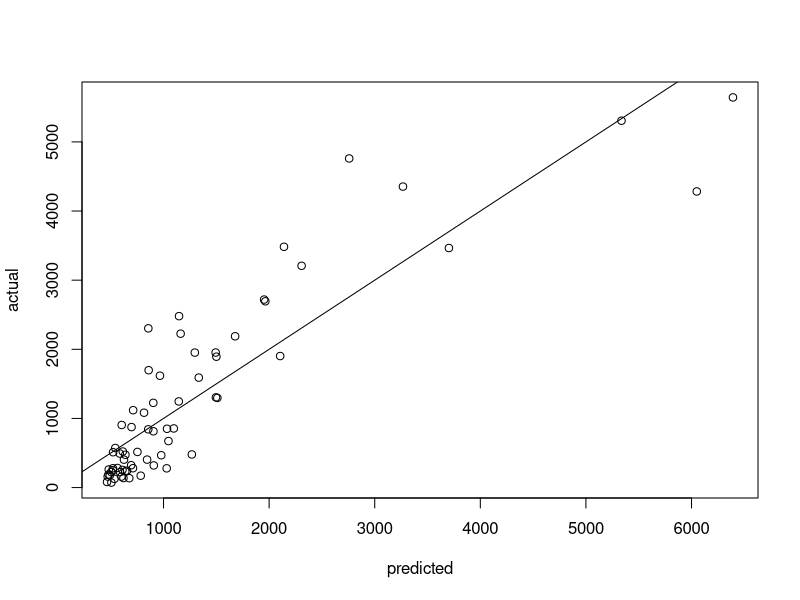
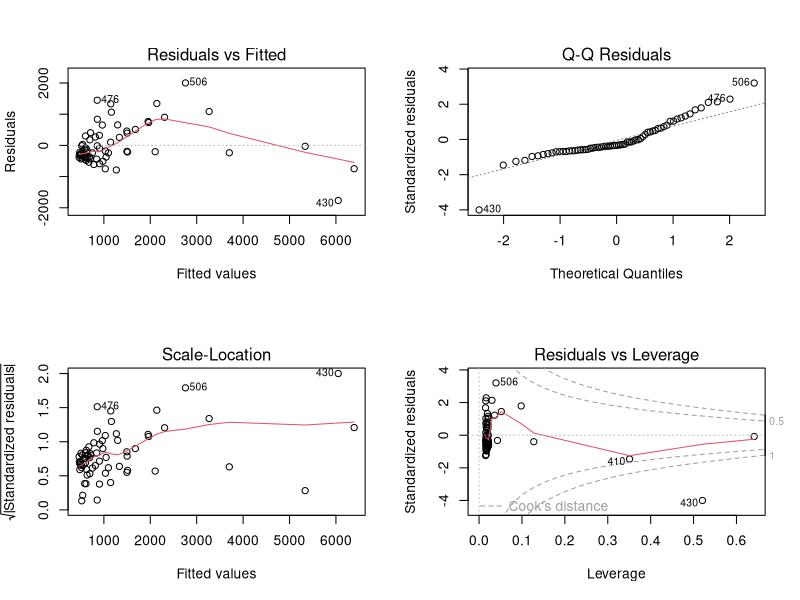
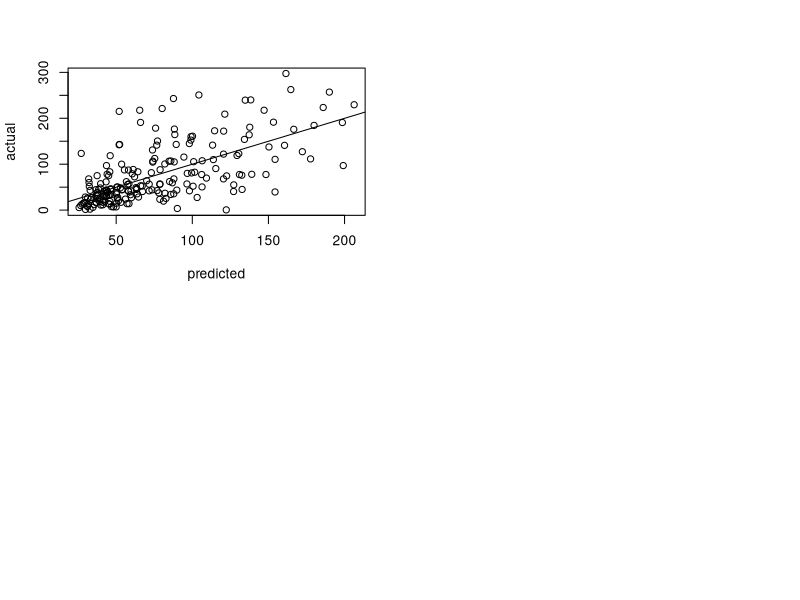
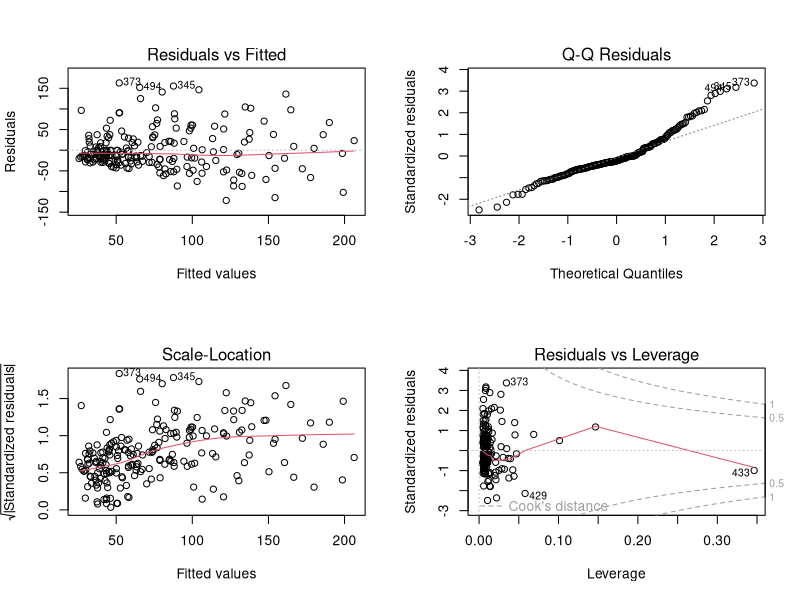

Write the R code that produced these figures, in order.
laborData = read.csv("LaborData.csv")

#Remove Outliers
#laborData <- laborData[-c(358, 364, 368, 399, 405, 410, 430, 442, 443, 473, 474, 476, 481, 506),]

#Prepare Data
#laborData$above100k <- ifelse(laborData$tot_mat + laborData$tot_sub > 100000, 1, 0)
laborData <- laborData[which(laborData$tot_mat > 0 & laborData$tot_sub > 0),]
laborData <- laborData[which(laborData$En_hours > 0),]
laborData <- laborData[which(laborData$Pm_hours > 0),]
laborData <- laborData[which(laborData$Sf_hours > 0),]
laborData <- laborData[which(laborData$Gr_hours > 0),]
laborData <- laborData[which(laborData$Cm_hours > 0),]

above100kData <- laborData[which(laborData$tot_mat + laborData$tot_sub >= 100000),]
below100kData <- laborData[which(laborData$tot_mat + laborData$tot_sub < 100000),]

#Create Models
aboveEngModel <- lm(En_hours ~ tot_mat + tot_sub, data = above100kData)
belowEngModel <- lm(En_hours ~ tot_mat + tot_sub, data = below100kData)

#Display Models
summary(aboveEngModel)
plot(predict(aboveEngModel), above100kData$En_hours, xlab = "predicted", ylab = "actual")
abline(a = 0, b = 1)

par(mfrow = c(2, 2))
plot(aboveEngModel)

summary(belowEngModel)
plot(predict(belowEngModel), below100kData$En_hours, xlab = "predicted", ylab = "actual")
abline(a = 0, b = 1)

par(mfrow = c(2, 2))
plot(belowEngModel)

#sub100LaborData <- with(laborData, laborData[(tot_mat + tot_sub) < 1e5,])
#over100LaborData <- with(laborData, laborData[(tot_mat + tot_sub) >= 1e5, ])

#subEngModel <- lm(En_hours ~ sum(tot_mat, tot_sub), data = sub100LaborData)
#overEngModel <- lm(En_hours ~ sum(tot_mat, tot_sub), data = over100LaborData)

#summary(subEngModel)
#summary(overEngModel)

#par(mfrow = c(1, 2))
#plot(predict(subEngModel), sub100LaborData$En_hours, xlab = "predicted", ylab = "actual", title="Under 100k")
#abline(a = 0, b=1)
#plot(predict(overEngModel), over100LaborData$En_hours, xlab = "predicted", ylab = "actual", title="Over 100k")
#abline(a = 0, b = 1)

#par(mfrow = c(2, 2))
#plot(subEngModel)
#par(mfrow = c(2, 2))
#plot(overEngModel)

